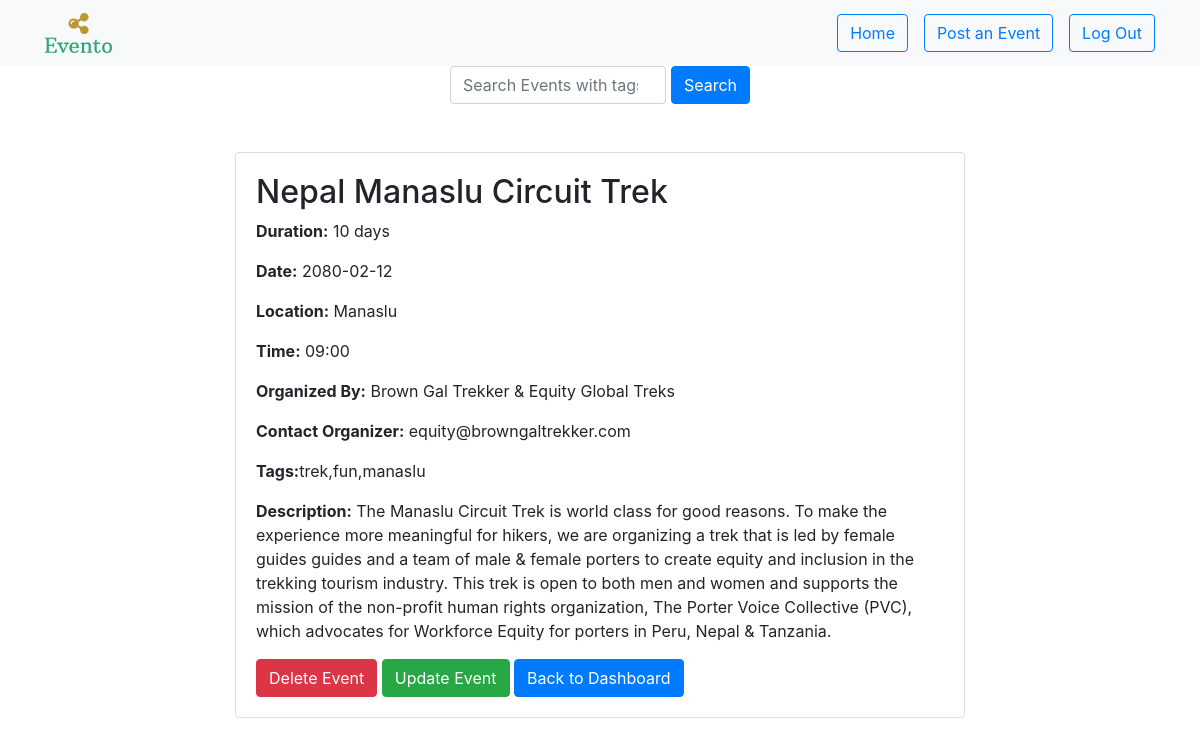
The page /event_details/2 on the database its author committed.
### app.py (models this page shows)
class Event(db.Model):
    id = db.Column(db.Integer, primary_key=True)
    eventname = db.Column(db.String(255), nullable=False)
    duration = db.Column(db.String(100), nullable=False)
    date = db.Column(db.String(100), nullable=False)
    location = db.Column(db.String(100), nullable=False)
    description = db.Column(db.String(1024), nullable=False)
    time = db.Column(db.String(100), nullable=False)
    organizer = db.Column(db.String(100), nullable=False)
    contactorganizer = db.Column(db.String(100), nullable=False)
    tags = db.Column(db.String(100), nullable=False)

### app.py (the view)
@app.route('/event_details/<int:event_id>')
def event_details(event_id):
    event = Event.query.get_or_404(event_id)
    return render_template('event_details.html', event=event)

### templates/event_details.html (shortened to what this page needs)
<!DOCTYPE html>
<html lang="en">
<head>
    <link rel="stylesheet" href="https://cdn.jsdelivr.net/npm/bootstrap@4.3.1/dist/css/bootstrap.min.css">
</head>
<body>
    <nav class="navbar navbar-expand-lg navbar-light bg-light">
        <div class="container">
            <a class="navbar-brand" href="{{url_for('dashboard')}}">
                <img src="/static/logo/png/logo-no-background.png" height="40px" width="auto">
            </a>
            <div class="collapse navbar-collapse justify-content-end" id="navbarNav">
                <ul class="navbar-nav">
                    <li class="nav-item mr-3">
                        <button class="btn btn-outline-primary"><a href="{{url_for('dashboard')}}">Home</a></button>
                    </li>
                    <li class="nav-item mr-3">
                        <button class="btn btn-outline-primary"><a href="{{url_for('post_event')}}">Post an Event</a></button>
                    <li class="nav-item">
                        <button class="btn btn-outline-primary"><a href="{{url_for('logout')}}">Log Out</a></button>
                    </li>
                </ul>
            </div>
        </div>
    </nav>
    <div style="display: flex; justify-content: center;">
        <div style="display: flex; justify-content: center;">
            <form action="{{ url_for('search') }}" method="POST">
                <div class="form-outline" data-mdb-input-init style="width: 300px; display: flex;">
                    <input id="search-focus" type="search" class="form-control" name="search_query" placeholder="Search Events with tags" style="flex: 1;">
                    <button type="submit" class="btn btn-primary" style="margin-left: 5px;">Search</button>
                </div>
            </form>
        </div>
    </div>
    <div class="container mt-5">
        <div class="row justify-content-center">
            <div class="col-md-8">
                <div class="card">
                    <div class="card-body">
                        <h2>{{ event.eventname }}</h2>
                        <p><strong>Duration:</strong> {{ event.duration }}</p>
                        <p><strong>Date:</strong> {{ event.date }}</p>
                        <p><strong>Location:</strong> {{ event.location }}</p>
                        <p><strong>Time:</strong> {{ event.time }}</p>
                        <p><strong>Organized By:</strong> {{ event.organizer }}</p>
                        <p><strong>Contact Organizer:</strong> {{ event.contactorganizer }}</p>
                        <p><strong>Tags:</strong>{{event.tags}}</p>
                        <p><strong>Description:</strong> {{ event.description }}</p>
                        <form method="POST" action="{{ url_for('delete_event', event_id=event.id) }}" style="display: inline;">
                            <button type="submit" class="btn btn-danger">Delete Event</button>
                        </form>
                        <a href="{{ url_for('update_event_page', event_id=event.id) }}" class="btn btn-success">Update Event</a>
                        <a href="{{ url_for('dashboard') }}" class="btn btn-primary">Back to Dashboard</a>
                    </div>
                </div>
            </div>
        </div>
    </div>
</body>
</html>

### rows shown on the page
Event: eventname "Nepal Manaslu Circuit Trek", duration "10 days", date "2080-02-12", location "Manaslu", time "09:00", organizer "Brown Gal Trekker & Equity Global Treks", contactorganizer "equity@browngaltrekker.com", tags "trek,fun,manaslu", description "The Manaslu Circuit Trek is world class for good reasons. To make the experience more meaningful for hikers, we are organizing a trek that is led by female guides guides and a team of male & female porters to create equity and inclusion in the trekking tourism industry. This trek is open to both men and women and supports the mission of the non-profit human rights organization, The Porter Voice Collective (PVC), which advocates for Workforce Equity for porters in Peru, Nepal & Tanzania."
